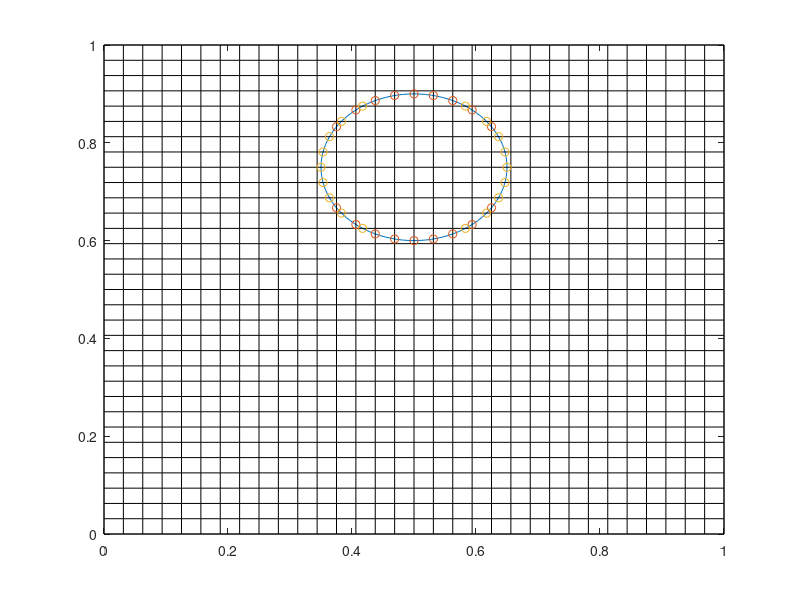

The MATLAB script that drew this image: (Note: this script raises an error after producing the figure.)
clear 
clc

% -------------------------------------------------------------------------
% Interface tracking test
% -------------------------------------------------------------------------



Nx =33;
Ny = 33;
x = linspace(0,1,Nx);
y = linspace(0,1,Ny);
h = y(3) - y(2);
[X,Y] = meshgrid(x,y);

%% circle stuff
cir_dis = 0:pi/50:2*pi; %decrease step size for more exact circle
xcir = 0.15 * cos(cir_dis) + 0.5;
ycir = 0.15 * sin(cir_dis) + 0.75;
plot(xcir,ycir)
hold on
for i = 1:Nx
    plot(ones(1,length(x))*x(i),y,'k','Linewidth',0.25)
    plot(x,ones(1,length(y))*y(i),'k','Linewidth',0.25)
end

x_pos = 0.5;
y_pos = 0.75;
r = 0.15;

j=1;
for i = 1:length(x)
    if x(i) > 0.5-0.15 && x(i) < 0.5+0.15
        cir_xloc_x(j) = x(i);
        xnode(j) = i;
        j=j+1;
    end
end

cir_xloc_y1 = -(-((cir_xloc_x-x_pos).^2 - r^2)).^(1/2) + y_pos;
cir_xloc_y2 = (-((cir_xloc_x-x_pos).^2 - r^2)).^(1/2) + y_pos;
cir_xloc_y = [cir_xloc_y1,cir_xloc_y2];
cir_xloc_x = [cir_xloc_x,cir_xloc_x];
% xnode = [xnode];

for i=1:length(xnode)
    for j=1:length(x)-1
    if y(j) < cir_xloc_y1(i) && y(j+1) > cir_xloc_y1(i)
    ynodefromx1(i) = j;
    end
    if y(j) < cir_xloc_y2(i) && y(j+1) > cir_xloc_y2(i)
    ynodefromx2(i) = j;
    end
    end
end



j=1;
for i = 1:length(y)
    if y(i) > y_pos-r && y(i) < y_pos+r
        cir_yloc_y(j) = y(i);
        ynode(j) = i;
        j=j+1;
    end
end

cir_yloc_x2 = (-((cir_yloc_y-y_pos).^2 - r^2)).^(1/2) + x_pos;
cir_yloc_x1 = -(-((cir_yloc_y-y_pos).^2 - r^2)).^(1/2) + x_pos;
cir_yloc_x = [cir_yloc_x1,cir_yloc_x2];
cir_yloc_y = [cir_yloc_y,cir_yloc_y];
% ynode = [ynode,ynode];

for i=1:length(ynode)
    for j=1:length(y)-1
    if x(j) < cir_yloc_x1(i) && x(j+1) > cir_yloc_x1(i)
    xnodefromy1(i) = j;
    end
    if x(j) < cir_yloc_x2(i) && x(j+1) > cir_yloc_x2(i)
    xnodefromy2(i) = j;
    end
    end
end

plot(cir_xloc_x,cir_xloc_y,'o')
plot(cir_yloc_x,cir_yloc_y,'o')

C = CFDsemiTrapzoids(cir_xloc_x,cir_yloc_y,cir_yloc_x, ...
    cir_xloc_y,cir_xloc_y1, cir_xloc_y2, cir_yloc_x1,cir_yloc_x2,...
    ynodefromx1, ynodefromx2, xnodefromy1, xnodefromy2, xnode, ynode,...
    h,r,x,y);
% %first area, bottom (x) semi trapizoid
% istrap = true;
% i_nt = 1;
% for i_xx=1:length(cir_xloc_y1) -1
%     
%     for i_yx=1:length(cir_yloc_x)
%     
%         if cir_yloc_x(i_yx) > cir_xloc_x(i_xx) && ...
%                 cir_yloc_x(i_yx) < cir_xloc_x(i_xx+1)
%             
%              istrap = false;
%         end 
%     end
%     if istrap == true
%     linear_distance = ((cir_xloc_x(i_xx+1)- cir_xloc_x(i_xx))^2 +...
%         (cir_xloc_y1(i_xx+1)- cir_xloc_y1(i_xx))^2)^(1/2);
%     angle = 2 * asin(linear_distance/2 / r);
%     area_sector = angle/(2*pi) * pi*r^2;
%     area_triangle = linear_distance/2 * r*cos(angle);
%     area_sliver = area_sector-area_triangle;
%     area_trap = (abs( y(ynodefromx1(i_xx)+1) - cir_xloc_y1(i_xx)) +abs( y(ynodefromx1(i_xx)+1)...
%                 - cir_xloc_y1(i_xx+1)))/2 * h;
%     area = area_trap + area_sliver;
%     C(xnode(i_xx),ynodefromx1(i_xx)) = area/h^2;
%     else
%        istrap = true;   
%     end   
% end
% 
% % top (x) semi trapizoid
% istrap = true;
% i_nt = 1;
% for i_xx=1:length(cir_xloc_y2) -1
%     
%     for i_yx=1:length(cir_yloc_x)
%     
%         if cir_yloc_x(i_yx) > cir_xloc_x(i_xx) && ...
%                 cir_yloc_x(i_yx) < cir_xloc_x(i_xx+1)
%             
%              istrap = false;
%         end 
%     end
%     if istrap == true
%     linear_distance = ((cir_xloc_x(i_xx+1)- cir_xloc_x(i_xx))^2 +...
%         (cir_xloc_y2(i_xx+1)- cir_xloc_y2(i_xx))^2)^(1/2);
%    
%     angle = 2 * asin(linear_distance/2 / r);
%     area_sector = angle/(2*pi) * pi*r^2;
%     area_triangle = linear_distance/2 * r*cos(angle);
%     
%     area_sliver = area_sector-area_triangle;
%     area_trap = (abs( y(ynodefromx2(i_xx)) - cir_xloc_y2(i_xx)) +abs( y(ynodefromx2(i_xx))...
%                 - cir_xloc_y2(i_xx+1)))/2 * h;
%     area = area_trap + area_sliver;
%     C(xnode(i_xx),ynodefromx2(i_xx)) = area/h^2;
%     else
%        istrap = true;   
%     end   
% end
% 
% istrap = true;
% i_nt = 1;
% % left (y) semi trapizoid
% % gonna try to just switch every x/y
% for i_yy=1:length(cir_yloc_x1) -1
%     
%     for i_xy=1:length(cir_xloc_y)
%     
%         if cir_xloc_y(i_xy) > cir_yloc_y(i_yy) && ...
%                 cir_xloc_y(i_xy) < cir_yloc_y(i_yy+1)
%             
%              istrap = false;
%         end 
%     end
%     if istrap == true
%     linear_distance = ((cir_yloc_y(i_yy+1)- cir_yloc_y(i_yy))^2 +...
%         (cir_yloc_x1(i_yy+1)- cir_yloc_x1(i_yy))^2)^(1/2);
%    
%     angle = 2 * asin(linear_distance/2 / r);
%     area_sector = angle/(2*pi) * pi*r^2;
%     area_triangle = linear_distance/2 * r*cos(angle);
%     
%     area_sliver = area_sector-area_triangle;
%     area_trap = (abs( x(xnodefromy1(i_yy)+1) - cir_yloc_x1(i_yy)) +abs( x(xnodefromy1(i_yy)+1)...
%                 - cir_yloc_x1(i_yy+1)))/2 * h;
%     area = area_trap + area_sliver;
%     C(xnodefromy1(i_yy),ynode(i_yy)) = area/h^2;
%     else
%        istrap = true;   
%     end   
% end
% 
% istrap = true;
% i_nt = 1;
% % right (y) semi trapizoid
% % gonna try to just switch every x/y
% for i_yy=1:length(cir_yloc_x2) -1
%     
%     for i_xy=1:length(cir_xloc_y)
%     
%         if cir_xloc_y(i_xy) > cir_yloc_y(i_yy) && ...
%                 cir_xloc_y(i_xy) < cir_yloc_y(i_yy+1)
%             
%              istrap = false;
%         end 
%     end
%     if istrap == true
%     linear_distance = ((cir_yloc_y(i_yy+1)- cir_yloc_y(i_yy))^2 +...
%         (cir_yloc_x2(i_yy+1)- cir_yloc_x2(i_yy))^2)^(1/2);
%    
%     angle = 2 * asin(linear_distance/2 / r);
%     area_sector = angle/(2*pi) * pi*r^2;
%     area_triangle = linear_distance/2 * r*cos(angle);
%     
%     area_sliver = area_sector-area_triangle;
%     area_trap = (abs( x(xnodefromy2(i_yy)) - cir_yloc_x2(i_yy)) +abs( x(xnodefromy2(i_yy))...
%                 - cir_yloc_x2(i_yy+1)))/2 * h;
%     area = area_trap + area_sliver;
%     C(xnodefromy2(i_yy),ynode(i_yy)) = area/h^2;
%     else
%        istrap = true;   
%     end   
% end






T = 2;
t = T/2; %this is for book example, deliverable 2 has t = T/pi
PHI = 1/pi .* cos(pi*t/T).*sin(pi.*X).^2 .* sin(pi.*Y).^2;

u = -2.*cos(pi.*t./T).*sin(pi.*X).^2 .* sin(pi.*Y).*cos(pi.*Y);
v = 2.*cos(pi.*t./T).*sin(pi.*Y).^2 .* sin(pi.*X).*cos(pi.*X);

figure
quiver(X,Y,u,v)
% C = (u.^2 + v.^2).^(1/2);
